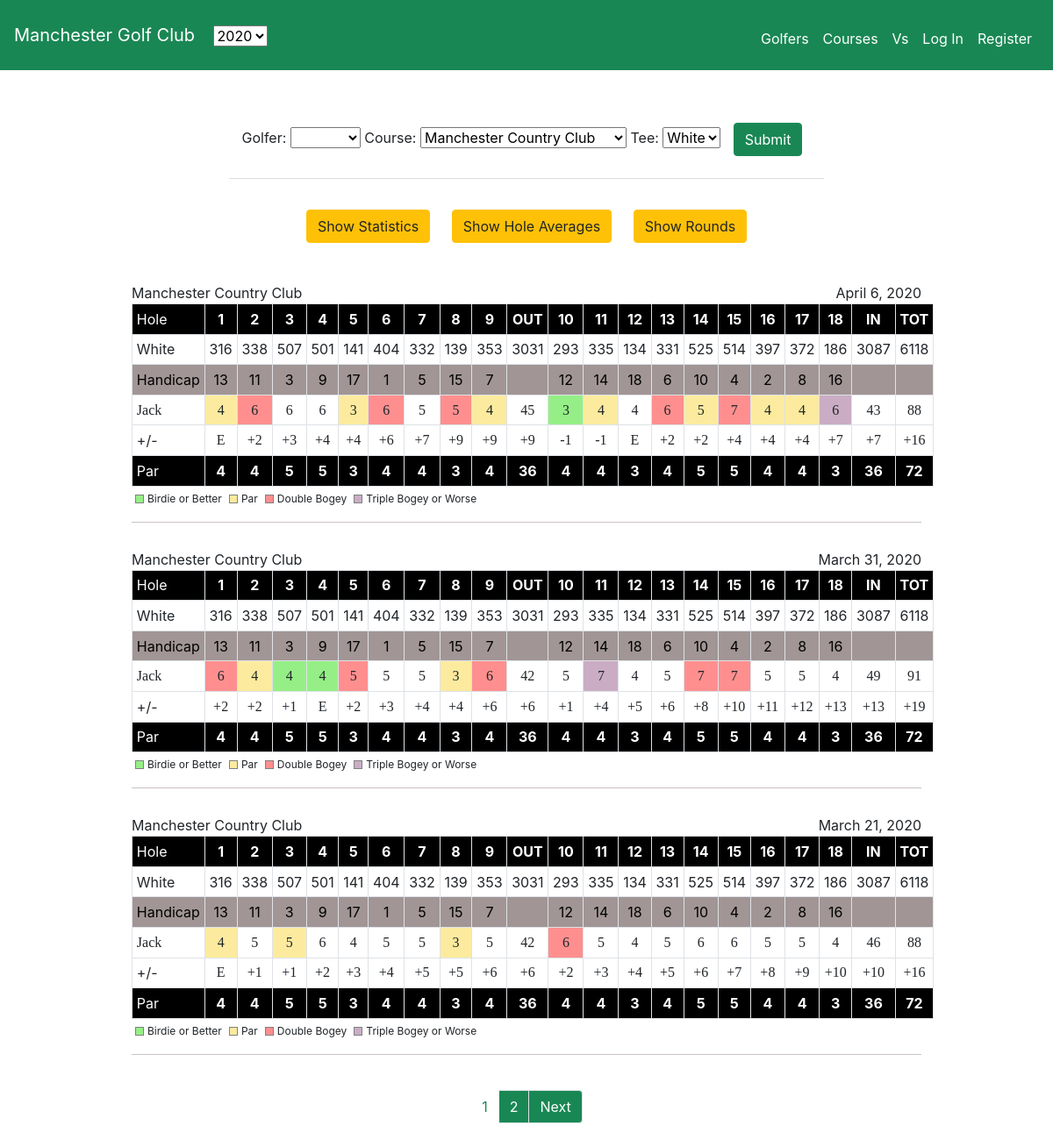
The page /2020/courses/Manchester Country Club/White/Jack/ on the database its author committed.
### golf/models.py (models this page shows, shortened)
class Course(models.Model):
    name = models.CharField(max_length=50)
    WHITE = 'White'
    BLUE = 'Blue'
    RED = 'Red'
    BLACK = 'Black'
    TEE_CHOICES = [
        (WHITE, 'White'),
        (BLUE, 'Blue'),
        (RED, 'Red'),
        (BLACK, 'Black')
    ]
    tees = models.CharField(max_length=6, choices=TEE_CHOICES, default=WHITE)
    course_rating = models.DecimalField(max_digits=3, decimal_places=1)
    slope = models.IntegerField()
    front_par = models.IntegerField()
    back_par = models.IntegerField()
    par = models.IntegerField()
    front_yardage = models.IntegerField()
    back_yardage = models.IntegerField()
    yardage = models.IntegerField()
    abbreviation = models.CharField(max_length=10)
    def __str__(self):
        return f"{self.name}"

class Round(models.Model):
    golfer = models.ForeignKey(
        User, on_delete=models.CASCADE, related_name="users_rounds")
    course = models.ForeignKey(Course, on_delete=models.CASCADE)
    date = models.DateField()
    match = models.IntegerField(default=0)
    solo_round = models.BooleanField(default=False)

class User(AbstractUser):
    has_rounds = models.BooleanField(default=False)
    def __str__(self):
        return f"{self.first_name}"

### Year2020/views.py (the view)
# urls.py: path("courses/<str:course>/<str:tees>/<str:golfer>/",
def course(request, course, tees, golfer):
    all_golfers = User.objects.filter(has_rounds=True)
    course_names = get_course_names(course)
    tee_options = get_tee_options(course, tees)
    course = Course.objects.get(name=course, tees=tees)
    golfer = User.objects.get(first_name=golfer)
    rounds = Round.objects.filter(golfer=golfer,
                                  course=course,
                                  date__year=2020).order_by('-date')
    if len(rounds) == 0:
        message = 'The selected golfer has not played the selected course'
        return render(request, "golf/error.html", {'message': message})
    scorecards = []
    for round in rounds:
        scorecard = get_scorecard(round)
        scorecards.append(scorecard)
    stats = get_stats(rounds)  # Retrieve stats for this golfer at this course
    avg_scorecard = get_course_avg_scorecard(rounds)
    scorecards = Paginator(scorecards, 3)
    page_number = request.GET.get('page')
    this_page_scorecard = scorecards.get_page(page_number)
    context = {'stats': stats, 'avg_scorecard': avg_scorecard,
               'scorecards': this_page_scorecard, 'courses': course_names,
               'tees': tee_options, 'golfer': golfer,
               'course_length': range(1, 10), 'all_golfers': all_golfers}
    return render(request, "2020/course.html", context)

### golf/helpers.py (called while the page is built)
def par_shift(score: int) -> str:
    if score > 0:
        return f"+{score}"
    elif score == 0:
        return "E"
    else:
        return str(score)

def get_course_names(course: str) -> list:
    courses = Course.objects.all().order_by('name')
    course_names = []
    for this_course in courses:
        if this_course.name not in course_names:
            course_names.append(this_course.name)
    selected_course_index = course_names.index(course)
    if selected_course_index != 0:
        course_names.insert(0, course_names.pop(selected_course_index))
    return course_names

def get_tee_options(course: str, tees: str) -> list:
    tee_options = []
    duplicate_courses = Course.objects.filter(name=course)
    for course in duplicate_courses:
        tee_options.append(course.tees)
    selected_tee_index = tee_options.index(tees)
    if selected_tee_index != 0:
        tee_options.insert(0, tee_options.pop(selected_tee_index))
    return tee_options

### Year2020/templates/2020/course.html (shortened to what this page needs)
{% extends "2020/layout.html" %}
{% load static %}
{% block main %}
<div id="course-selector" class="container-sm">
    <div class="grid">
        <div>
            <label for="golfer-name">Golfer: </label>
            <select name="golfer-name" id="golfer-name">
            </select>
            <label for="course-name">Course: </label>
            <select name="course-name" id="course-name">
                {% for course in courses %}
                <option value="{{ course }}">{{ course }}</option>
                {% endfor %}
            </select>
            <label for="tee-name">Tee: </label>
            <select name="tee-name" id="tee-name">
                {% for tee in tees %}
                <option value="{{ tee }}">{{ tee }}</option>
                {% endfor %}
            </select>
            <button id="submit-button" type="submit" class="btn btn-success btn-med">Submit</button>
        </div>
    </div>
</div>
<div class="course-buttons">
    <button class="btn btn-warning btn-med" id="statistics-button">Show Statistics</button>
    <button class="btn btn-warning btn-med" id="hole-averages-button">Show Hole Averages</button>
    <button class="btn btn-warning btn-med" id="rounds-button">Show Rounds</button>
</div>
<div class="course-scorecards">
    {% for scorecard in scorecards %}
    <div id="scorecard" class="scorecard-view">
        <p class="scorecard-course-name">{{ scorecard.round.course }}</p>
        <p class="scorecard-course-date">{{ scorecard.round.date }}</p>
        <table class="table table-sm table-bordered scorecard-table">
            <tr class="holes-row">
                <th class="scorecard-header">Hole</th>
                {% for i in course_length %}
                <th>{{ i }}</th>
                {% endfor %}
                <th>OUT</th>
                {% for i in course_length %}
                <th>{{ i|add:"9" }}</th>
                {% endfor %}
                <th>IN</th>
                <th>TOT</th>
            </tr>
            <tr class="yardages-row">
                <td class="scorecard-header">{{ scorecard.course.tees }}</td>
                {% for yard in scorecard.yardages|slice:"0:9" %}
                <td>{{ yard }}</td>
                {% endfor %}
                <td>{{ scorecard.course.front_yardage }}</td>
                {% for yard in scorecard.yardages|slice:"9:" %}
                <td>{{ yard }}</td>
                {% endfor %}
                <td>{{ scorecard.course.back_yardage }}</td>
                <td>{{ scorecard.course.yardage }}</td>
            </tr>
            <tr class="handicap-row">
                <td class="scorecard-header">Handicap</td>
                {% for handicap in scorecard.handicaps|slice:":9" %}
                <td>{{ handicap }}</td>
                {% endfor %}
                <td></td>
                {% for handicap in scorecard.handicaps|slice:"9:" %}
                <td>{{ handicap }}</td>
                {% endfor %}
                <td></td>
                <td></td>
            </tr>
            <tr class="handwritten-score">
                <td class="scorecard-header">{{ golfer }}</td>
                {% for stroke, score in scorecard.zipped_scores %}
                {% if score >= 3 %}
                <td class="triple-bogey-or-worse">{{ stroke }}</td>
                {% elif score == 2 %}
                <td class="double-bogey">{{ stroke }}</td>
                {% elif score == 0 %}
                <td class="par">{{ stroke }}</td>
                {% elif score < 0 %} <td class="birdie-or-better">{{ stroke }}</td>
                    {% else %}
                    <td class="bogey">{{ stroke }}</td>
                    {% endif %}
                    {% endfor %}
            </tr>
            <tr>
                <td class="scorecard-header">+/-</td>
                {% for par in scorecard.to_pars %}
                <td class="handwritten-score bogey">{{ par }}</td>
                {% endfor %}
            </tr>
            <tr class="holes-row">
                <td class="scorecard-header">Par</td>
                {% for par in scorecard.pars|slice:":9" %}
                <td>{{ par }}</td>
                {% endfor %}
                <td>{{ scorecard.course.front_par }}</td>
                {% for par in scorecard.pars|slice:"9:" %}
                <td>{{ par }}</td>
                {% endfor %}
                <td>{{ scorecard.course.back_par }}</td>
                <td>{{ scorecard.course.par }}</td>
            </tr>
        </table>
        <div class="score-key">
            <div class="birdie-key">
                <div class="birdie-box"></div>
                <span class="score-label">Birdie or Better</span>
            </div>
            <div class="par-key">
                <div class="par-box"></div>
                <span class="score-label">Par</span>
            </div>
            <div class="double-bogey-key">
                <div class="double-bogey-box"></div>
                <span class="score-label">Double Bogey</span>
            </div>
            <div class="triple-or-worse-key">
                <div class="triple-or-worse-box"></div>
                <span class="score-label">Triple Bogey or Worse</span>
            </div>
        </div>
    </div>
    {% endfor %}
    <div class="grid">
        <nav aria-label="scorecard-pages" class="rounds-paginator">
            <ul class="pagination">
                <li class="page-item active" aria-current="page">
                    <a class="page-link" href="?page={{ scorecards.number }}">
                        {{ scorecards.number }}</a>
                </li>
                {% if scorecards.has_next %}
                <li class="page-item">
                    <a class="page-link" href="?page={{ scorecards.next_page_number }}">
                        {{scorecards.next_page_number }}
                    </a>
                </li>
                {% endif %}
                {% if scorecards.has_next %}
                <li class="page-item">
                    <a class="page-link" href="?page={{ scorecards.next_page_number }}">Next</a>
                </li>
                {% endif %}
            </ul>
        </nav>
    </div>
</div>
{% endblock %}

### golf/static/golf/styles.css (style rules this page uses)
.grid { display: grid; place-items: center; padding: 15px; }
.scorecard-view { margin: 0 auto; width: 900px; font-size: medium; text-align: center; padding-top: 30px; padding-bottom: 15px; border-bottom: #cac2c2 1px solid; }
.holes-row { color: white; background-color: black; text-align: center; font-weight: bold; }
.yardages-row { text-align: center; }
.handicap-row { text-align: center; color: black; background-color: rgb(161, 149, 149); }
.scorecard-header { text-align: left; font-weight: 400; }
input, button { padding: 7px; }
button { margin: 10px; }
th { width: 100px; }
#post-match, #new-course-button, #submit-button, #edit-match { margin-left: 10px; background-color: #198754; border-color: #198754; }
td.triple-bogey-or-worse { background-color: #caadc5; text-align: center; }
td.birdie-or-better { background-color: #95ef86; text-align: center; }
td.par { background-color: #fceb9e; text-align: center; }
td.double-bogey { background-color: #ff8f8f; text-align: center; }
td.bogey { text-align: center; }
.handwritten-score { font-family: ink free; font-weight: semibold; }
.scorecard-course-name { margin: 0px; float: left; }
.scorecard-course-date { margin: 0px; float: right; }
#golfer-name { padding-right: 5px; margin-bottom: 8px; }
#course-selector, #vs-selector { border-bottom: 1px solid #DDDDDD; place-items: center normal; margin: 20px; }
.course-buttons { margin: 5px; }
.pagination>li>a { background-color: #198754; color: white; }
.page-item.active .page-link { color: #198754; background-color: white; border: solid 1px white; }
.rounds-paginator { margin-top: 25px; margin-bottom: 50px; }
.birdie-box, .par-box, .double-bogey-box, .triple-or-worse-box { width: 10px; height: 10px; border: solid 1px grey; float: left; margin-top: 4px; margin-right: 4px; }
.birdie-box { background-color: #95ef86; }
.par-box { background-color: #fceb9e; }
.double-bogey-box { background-color: #ff8f8f; }
.triple-or-worse-box { background-color: #caadc5; }
.score-label { font-size: 12px; float: left; }
.score-key { width: 75%; display: flex; margin-right: 0px; }
.birdie-key, .par-key, .double-bogey-key, .triple-or-worse-key { height: 20px; text-align: left; margin-left: 4px; margin-right: 4px; }
.scorecard-table { margin-bottom: 5px; }

### rows shown on the page
Course: course-name "Manchester Country Club", tee-name "White"
Round: round.course "Manchester Country Club", round "April 6, 2020", course_length "1" "2" "3" "4" "5" "6" "7" "8" "9", course_length "10" "11" "12" "13" "14" "15" "16" "17" "18", course.tees "White", yardages "316" "338" "507" "501" "141" "404" "332" "139" "353", course.front_yardage "3031", yardages "293" "335" "134" "331" "525" "514" "397" "372" "186", course.back_yardage "3087", course.yardage "6118", handicaps "13" "11" "3" "9" "17" "1" "5" "15" "7", handicaps "12" "14" "18" "6" "10" "4" "2" "8" "16", zipped_scores "4" "3" "4" "4" "5" "4" "4", zipped_scores "6" "6" "5" "6" "7", zipped_scores "6" "6" "5" "45" "4" "43" "88", zipped_scores "3", zipped_scores "6", to_pars "E" "+2" "+3" "+4" "+4" "+6" "+7" "+9" "+9" "+9" "-1" "-1" "E" "+2" "+2" "+4" "+4" "+4" "+7" "+7" "+16", pars "4" "4" "5" "5" "3" "4" "4" "3" "4", course.front_par "36", pars "4" "4" "3" "4" "5" "5" "4" "4" "3", course.back_par "36", course.par "72"
User: first_name "Jack"
Round: round.course "Manchester Country Club", round "March 31, 2020", course_length "1" "2" "3" "4" "5" "6" "7" "8" "9", course_length "10" "11" "12" "13" "14" "15" "16" "17" "18", course.tees "White", yardages "316" "338" "507" "501" "141" "404" "332" "139" "353", course.front_yardage "3031", yardages "293" "335" "134" "331" "525" "514" "397" "372" "186", course.back_yardage "3087", course.yardage "6118", handicaps "13" "11" "3" "9" "17" "1" "5" "15" "7", handicaps "12" "14" "18" "6" "10" "4" "2" "8" "16", zipped_scores "6" "5" "6" "7" "7", zipped_scores "4" "3", zipped_scores "4" "4", zipped_scores "5" "5" "42" "5" "4" "5" "5" "5" "4" "49" "91", zipped_scores "7", to_pars "+2" "+2" "+1" "E" "+2" "+3" "+4" "+4" "+6" "+6" "+1" "+4" "+5" "+6" "+8" "+10" "+11" "+12" "+13" "+13" "+19", pars "4" "4" "5" "5" "3" "4" "4" "3" "4", course.front_par "36", pars "4" "4" "3" "4" "5" "5" "4" "4" "3", course.back_par "36", course.par "72"
Round: round.course "Manchester Country Club", round "March 21, 2020", course_length "1" "2" "3" "4" "5" "6" "7" "8" "9", course_length "10" "11" "12" "13" "14" "15" "16" "17" "18", course.tees "White", yardages "316" "338" "507" "501" "141" "404" "332" "139" "353", course.front_yardage "3031", yardages "293" "335" "134" "331" "525" "514" "397" "372" "186", course.back_yardage "3087", course.yardage "6118", handicaps "13" "11" "3" "9" "17" "1" "5" "15" "7", handicaps "12" "14" "18" "6" "10" "4" "2" "8" "16", zipped_scores "4" "5" "3", zipped_scores "5" "6" "4" "5" "5" "5" "42" "5" "4" "5" "6" "6" "5" "5" "4" "46" "88", zipped_scores "6", to_pars "E" "+1" "+1" "+2" "+3" "+4" "+5" "+5" "+6" "+6" "+2" "+3" "+4" "+5" "+6" "+7" "+8" "+9" "+10" "+10" "+16", pars "4" "4" "5" "5" "3" "4" "4" "3" "4", course.front_par "36", pars "4" "4" "3" "4" "5" "5" "4" "4" "3", course.back_par "36", course.par "72"

### other values the page prints
{{ scorecards.number }} "1"
{{ scorecards.next_page_number }} "2"
